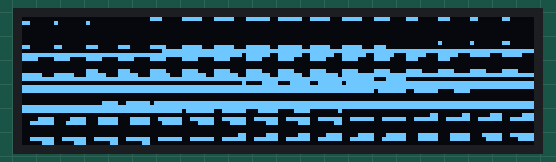
Bench run of a sketch on a simulated Arduino Uno, built with avr-gcc and run on an emulated ATmega328P. Shown: 128×32 one-colour display.

Above: at 2.1 s.

The sketch:

Oled.ino
```cpp
#include <SPI.h>
#include <Wire.h>
#include <Adafruit_GFX.h>
#include <Adafruit_SSD1306.h>

Adafruit_SSD1306 display = Adafruit_SSD1306(128, 32, &Wire);

#define bitmapWidth 128
#define bitmapHeight 32

const unsigned char bitmap [] PROGMEM=
{
0x00, 0x00, 0x00, 0x00, 0xE0, 0xF8, 0xF8, 0xFC, 0xFC, 0xF8,
0xF8, 0xF0, 0xE0, 0xE0, 0xC0, 0xC0, 0xC0, 0x80, 0x80, 0x00,
0x00, 0x00, 0x00, 0x00, 0x00, 0x00, 0x00, 0x00, 0x00, 0x00,
0x00, 0x00, 0x00, 0x00, 0x00, 0x00, 0x00, 0x00, 0x00, 0x00,
0x00, 0x00, 0x00, 0x00, 0x00, 0x00, 0x00, 0x00, 0x00, 0x00,
0x00, 0x00, 0x00, 0x00, 0x00, 0x00, 0x00, 0x00, 0x00, 0x00,
0x00, 0x00, 0x00, 0x00, 0x00, 0x00, 0x00, 0x00, 0x00, 0x00,
0x00, 0x00, 0x00, 0x00, 0x00, 0x00, 0x00, 0x00, 0x00, 0x00,
0x00, 0x00, 0x00, 0x00, 0x00, 0x00, 0x00, 0x00, 0x00, 0x00,
0x00, 0x00, 0x00, 0x00, 0x00, 0x00, 0x00, 0x00, 0x00, 0x00,
0x00, 0x00, 0x00, 0x00, 0x00, 0x00, 0x00, 0x00, 0x00, 0x80,
0x80, 0xC0, 0xC0, 0xC0, 0xE0, 0xE0, 0xF0, 0xF8, 0xF8, 0xFC,
0xFC, 0xF8, 0xF8, 0xE0, 0x00, 0x00, 0x00, 0x00, 0x00, 0x00,
0x00, 0x00, 0x1F, 0xFF, 0xFF, 0xFF, 0xFF, 0xFF, 0xFF, 0xFF,
0xFF, 0xFF, 0xFF, 0xFF, 0xFF, 0xFF, 0xFF, 0xFF, 0xFF, 0xFF,
0xFE, 0xFC, 0xFC, 0xFC, 0xFC, 0xF8, 0xF8, 0xF8, 0xF8, 0xF8,
0xF0, 0xF0, 0xF0, 0xF0, 0xF0, 0xF0, 0xF0, 0xF0, 0xF0, 0xF0,
0xF0, 0xF0, 0xE0, 0xE0, 0x00, 0x00, 0x00, 0x00, 0x00, 0x00,
0x00, 0x00, 0x00, 0x00, 0x00, 0x00, 0x00, 0x00, 0x00, 0x00,
0x00, 0x00, 0x00, 0x00, 0x00, 0x00, 0x00, 0x00, 0x00, 0x00,
0x00, 0x00, 0x00, 0x00, 0x00, 0x00, 0x00, 0x00, 0x00, 0x00,
0xE0, 0xE0, 0xF0, 0xF0, 0xF0, 0xF0, 0xF0, 0xF0, 0xF0, 0xF0,
0xF0, 0xF0, 0xF0, 0xF0, 0xF8, 0xF8, 0xF8, 0xF8, 0xF8, 0xFC,
0xFC, 0xFC, 0xFC, 0xFE, 0xFF, 0xFF, 0xFF, 0xFF, 0xFF, 0xFF,
0xFF, 0xFF, 0xFF, 0xFF, 0xFF, 0xFF, 0xFF, 0xFF, 0xFF, 0xFF,
0xFF, 0x1F, 0x00, 0x00, 0x00, 0x00, 0x00, 0x00, 0x00, 0x00,
0x00, 0x00, 0x01, 0x0F, 0x1F, 0x3F, 0x7F, 0xFF, 0xFF, 0xFF,
0xFF, 0xFF, 0xFF, 0xFF, 0xFF, 0xFF, 0xFF, 0xFF, 0xFF, 0xFF,
0xFF, 0xFF, 0xFF, 0xFF, 0xFF, 0xFF, 0xFF, 0xFF, 0xFF, 0xFF,
0xFF, 0xFF, 0xFF, 0xFF, 0xFF, 0xFF, 0xFF, 0xFF, 0xFF, 0x7F,
0x3F, 0x0F, 0x00, 0x00, 0x00, 0x00, 0x00, 0x00, 0x00, 0x00,
0x00, 0x00, 0x00, 0x00, 0x00, 0x00, 0x00, 0x00, 0x00, 0x00,
0x00, 0x00, 0x00, 0x00, 0x00, 0x00, 0x00, 0x00, 0x00, 0x00,
0x00, 0x00, 0x00, 0x00, 0x00, 0x00, 0x00, 0x00, 0x0F, 0x3F,
0x7F, 0xFF, 0xFF, 0xFF, 0xFF, 0xFF, 0xFF, 0xFF, 0xFF, 0xFF,
0xFF, 0xFF, 0xFF, 0xFF, 0xFF, 0xFF, 0xFF, 0xFF, 0xFF, 0xFF,
0xFF, 0xFF, 0xFF, 0xFF, 0xFF, 0xFF, 0xFF, 0xFF, 0xFF, 0xFF,
0xFF, 0xFF, 0xFF, 0x7F, 0x3F, 0x1F, 0x0F, 0x01, 0x00, 0x00,
0x00, 0x00, 0x00, 0x00, 0x00, 0x00, 0x00, 0x00, 0x00, 0x00,
0x00, 0x00, 0x00, 0x00, 0x00, 0x00, 0x03, 0x03, 0x07, 0x07,
0x0F, 0x0F, 0x1F, 0x1F, 0x3F, 0x3F, 0x3F, 0x3F, 0x3F, 0x3F,
0x3F, 0x3F, 0x3F, 0x3F, 0x3F, 0x3F, 0x3F, 0x1F, 0x1F, 0x1F,
0x1F, 0x0F, 0x0F, 0x07, 0x07, 0x03, 0x00, 0x00, 0x00, 0x00,
0x00, 0x00, 0x00, 0x00, 0x00, 0x00, 0x00, 0x00, 0x00, 0x00,
0x00, 0x00, 0x00, 0x00, 0x00, 0x00, 0x00, 0x00, 0x00, 0x00,
0x00, 0x00, 0x00, 0x00, 0x00, 0x00, 0x00, 0x00, 0x00, 0x00,
0x00, 0x00, 0x00, 0x00, 0x00, 0x00, 0x00, 0x00, 0x00, 0x00,
0x03, 0x07, 0x07, 0x0F, 0x0F, 0x1F, 0x1F, 0x1F, 0x1F, 0x3F,
0x3F, 0x3F, 0x3F, 0x3F, 0x3F, 0x3F, 0x3F, 0x3F, 0x3F, 0x3F,
0x3F, 0x3F, 0x1F, 0x1F, 0x0F, 0x0F, 0x07, 0x07, 0x03, 0x03,
0x00, 0x00, 0x00, 0x00, 0x00, 0x00, 0x00, 0x00, 0x00, 0x00,
0x00, 0x00
};


void setup() {

  display.begin(0x3C);

  display.clearDisplay();

  display.display();
  delay(2000);

}

void loop() {

  display.clearDisplay();
  display.drawBitmap(0, 0, bitmap, 128, 32, 1);
  display.display();
  delay(8000);

}
```
